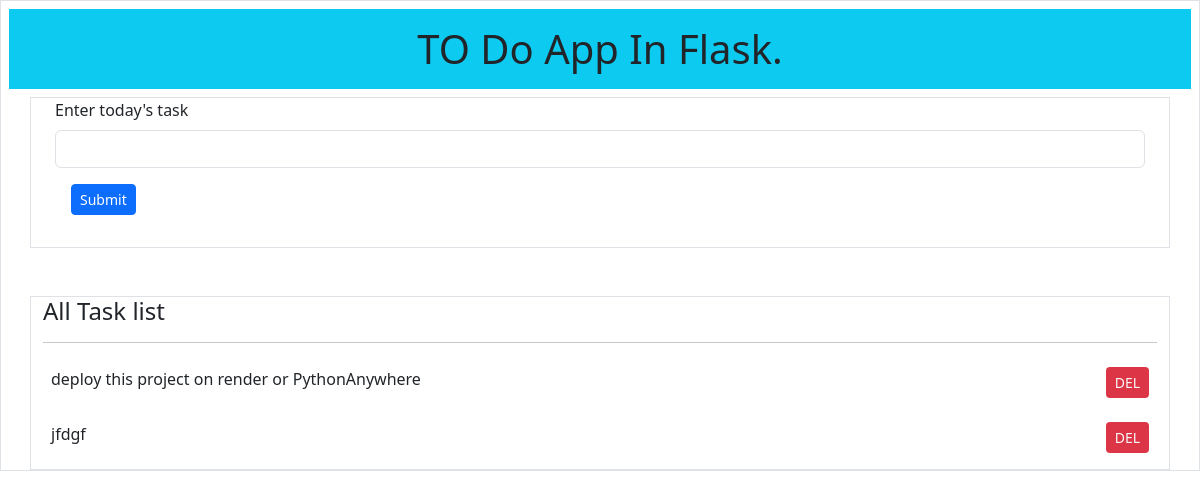
Before: / with the older database file.
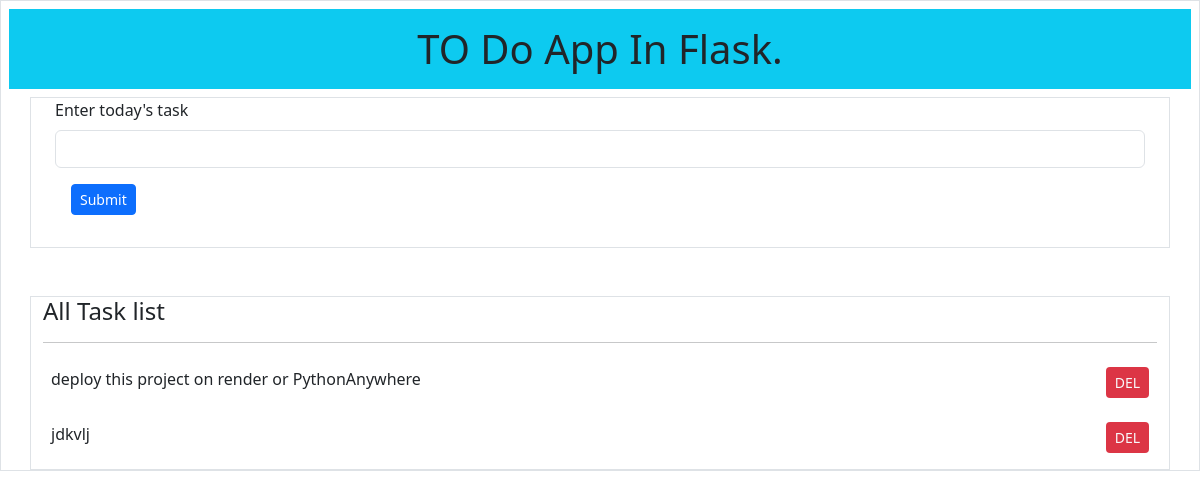
After: the same page with the newer database file.
### tables this page shows
CREATE TABLE todolist(id integer primary key autoincrement, task text not null);

### app.py (the view)
@app.route('/', methods=["POST", "GET"])
def index():
    db = connect_to_database()#get_database()
    task_cursor = db.execute("select * from todolist")
    alltasks = task_cursor.fetchall()
    return render_template("index.html", alltasks = alltasks)

### database.py (called while the page is built)
def connect_to_database():
    sql = sqlite3.connect("todoapp.db")
    sql.row_factory = sqlite3.Row
    return sql

### templates/index.html (shortened to what this page needs)
<!doctype html>
<html lang="en">
  <head>
    <link href="https://cdn.jsdelivr.net/npm/bootstrap@5.3.0-alpha3/dist/css/bootstrap.min.css" rel="stylesheet">
  </head>
  <body>
    <div class="parent border">
        <header class="bg-info m-2">
            <h1 class="text-center p-3">TO Do App In Flask.</h1>
        </header>
        <form action="/inserttask" method="POST" class="mb-5 container border">
            <div class="mb-3 container">
              <label for="taskfield" class="form-label">Enter today's task</label>
              <input type="text" class="form-control" id="taskfield" name="todaystask">
              <button type="submit" class="btn btn-sm btn-primary m-3">Submit</button>
            </div>
        </form>
        <div class = "container border">
            <h4>All Task list</h4><hr/>
            {% for eachtask in alltasks %}
            <div class="d-flex justify-content-between mb-2 p-2">
                <div> {{ eachtask['task'] }} </div>
                <a href="{{ url_for('deletetask', id = eachtask['id'])}}"
                class="btn btn-sm bg-danger text-light">DEL</a>
            </div>
            {% endfor %}
        </div>
    </div>
  </body>
</html>

Changed rows visible on the page:
removed todolist: task "jfdgf"
added todolist: task "jdkvlj"
